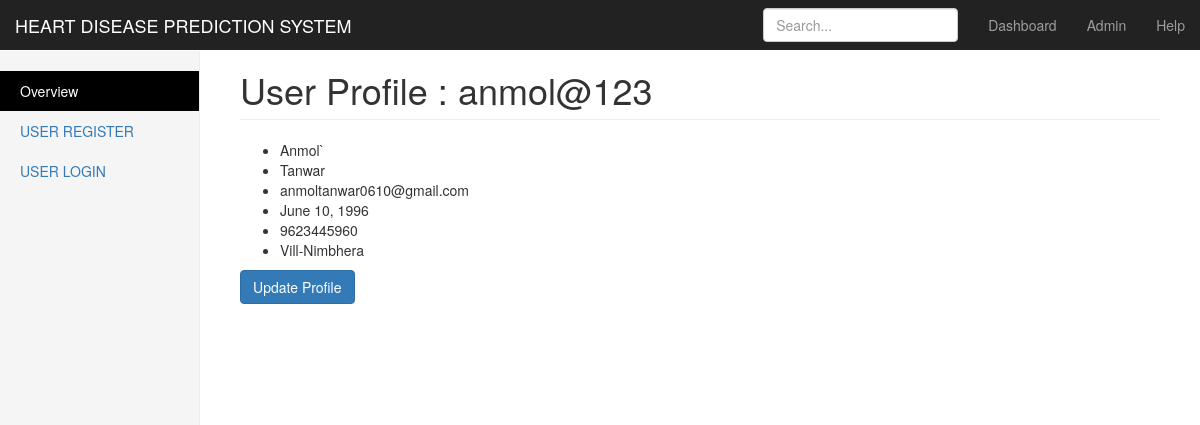
The app's page /hdps/2/ with its own data.
### hdps/models.py (models this page shows)
class Profile(models.Model):
    user = models.OneToOneField(settings.AUTH_USER_MODEL, primary_key = True,on_delete=models.CASCADE)
    age = models.IntegerField(blank=True,null=True)
    birth_date = models.DateField(null=True, blank=True)
    phone_no = models.IntegerField()
    address = models.CharField(max_length=30, blank=True)
    profile_pic = models.ImageField(blank=True,null=True)
    def __str__(self):
        return " {} ".format(self.user)

### hdps/views.py (the view)
# urls.py: path('<int:pk>/',views.ProfileDetailView.as_view(),name='profile-detail'),
class ProfileDetailView(DetailView):
    model = Profile
    template_name = 'profile_detail.html'
    def get_object(self):
        try:
            object = super().get_object()
        except:
            object = None
            return object
        return object

### hdps/templates/profile_detail.html
{% extends 'home.html' %}
{% block body_block %}
<div class="col-sm-9 col-sm-offset-3 col-md-10 col-md-offset-2 main">
  {% if object is not None%}
  <h1 class="page-header">User Profile : {{object}}</h1>
      <ul>
          <li> {{object.user.first_name}}</li>
          <li> {{object.user.last_name}}</li>
          <li> {{object.user.email}}</li>
          <li> {{object.birth_date}}</li>
          <li> {{object.phone_no}}</li>
            <li> {{object.address}}</li>
      </ul>
      <a href="update"  <button type="button" class="btn btn-primary">Update Profile</button>
        {%else%}
        <a href="profile/"  <button type="button" class="btn btn-primary">Create Profile</button>
        {%endif%}
  </div>
{% endblock %}

### hdps/static/css/home.css (style rules this page uses)
body { padding-top:50px; }
.main { padding: 20px; }
@media (min-width: 768px) { .main { padding-right: 40px; padding-left: 40px; } }
.main .page-header { margin-top: 0; }

### records on screen
Profile: user_id.username "anmol@123", user.first_name "Anmol`", user.last_name "Tanwar", user.email "anmoltanwar0610@gmail.com", birth_date "June 10, 1996", phone_no "9623445960", address "Vill-Nimbhera"
